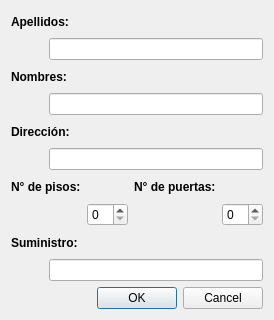
<?xml version="1.0" encoding="UTF-8"?>
<ui version="4.0">
 <class>Dialog</class>
 <widget class="QDialog" name="Dialog">
  <property name="geometry">
   <rect>
    <x>0</x>
    <y>0</y>
    <width>265</width>
    <height>320</height>
   </rect>
  </property>
  <property name="windowTitle">
   <string>Dialog</string>
  </property>
  <layout class="QGridLayout" name="gridLayout">
   <item row="8" column="2">
    <widget class="QSpinBox" name="PISOS"/>
   </item>
   <item row="9" column="0" colspan="2">
    <widget class="QLabel" name="labelDireccion_2">
     <property name="font">
      <font>
       <weight>75</weight>
       <bold>true</bold>
      </font>
     </property>
     <property name="text">
      <string>Suministro:</string>
     </property>
    </widget>
   </item>
   <item row="7" column="0" colspan="2">
    <widget class="QLabel" name="labelPisos">
     <property name="font">
      <font>
       <weight>75</weight>
       <bold>true</bold>
      </font>
     </property>
     <property name="text">
      <string>N° de pisos:</string>
     </property>
    </widget>
   </item>
   <item row="6" column="1" colspan="4">
    <widget class="QLineEdit" name="Direccion"/>
   </item>
   <item row="10" column="1" colspan="4">
    <widget class="QLineEdit" name="Suministro"/>
   </item>
   <item row="4" column="1" colspan="4">
    <widget class="QLineEdit" name="Nombre"/>
   </item>
   <item row="1" column="0" colspan="2">
    <widget class="QLabel" name="labelApellidos">
     <property name="font">
      <font>
       <weight>75</weight>
       <bold>true</bold>
      </font>
     </property>
     <property name="text">
      <string>Apellidos:</string>
     </property>
    </widget>
   </item>
   <item row="11" column="0" colspan="5">
    <widget class="QDialogButtonBox" name="buttonBox">
     <property name="orientation">
      <enum>Qt::Horizontal</enum>
     </property>
     <property name="standardButtons">
      <set>QDialogButtonBox::Cancel|QDialogButtonBox::Ok</set>
     </property>
    </widget>
   </item>
   <item row="3" column="0" colspan="2">
    <widget class="QLabel" name="labelNombres">
     <property name="font">
      <font>
       <weight>75</weight>
       <bold>true</bold>
      </font>
     </property>
     <property name="text">
      <string>Nombres:</string>
     </property>
    </widget>
   </item>
   <item row="7" column="3">
    <widget class="QLabel" name="labelPuertas">
     <property name="font">
      <font>
       <weight>75</weight>
       <bold>true</bold>
      </font>
     </property>
     <property name="text">
      <string>N° de puertas:</string>
     </property>
    </widget>
   </item>
   <item row="2" column="1" colspan="4">
    <widget class="QLineEdit" name="Apellidos"/>
   </item>
   <item row="8" column="4">
    <widget class="QSpinBox" name="PUERTAS"/>
   </item>
   <item row="5" column="0" colspan="2">
    <widget class="QLabel" name="labelDireccion">
     <property name="font">
      <font>
       <weight>75</weight>
       <bold>true</bold>
      </font>
     </property>
     <property name="text">
      <string>Dirección:</string>
     </property>
    </widget>
   </item>
  </layout>
 </widget>
 <resources/>
 <connections>
  <connection>
   <sender>buttonBox</sender>
   <signal>accepted()</signal>
   <receiver>Dialog</receiver>
   <slot>accept()</slot>
   <hints>
    <hint type="sourcelabel">
     <x>248</x>
     <y>254</y>
    </hint>
    <hint type="destinationlabel">
     <x>157</x>
     <y>274</y>
    </hint>
   </hints>
  </connection>
  <connection>
   <sender>buttonBox</sender>
   <signal>rejected()</signal>
   <receiver>Dialog</receiver>
   <slot>reject()</slot>
   <hints>
    <hint type="sourcelabel">
     <x>316</x>
     <y>260</y>
    </hint>
    <hint type="destinationlabel">
     <x>286</x>
     <y>274</y>
    </hint>
   </hints>
  </connection>
 </connections>
</ui>
